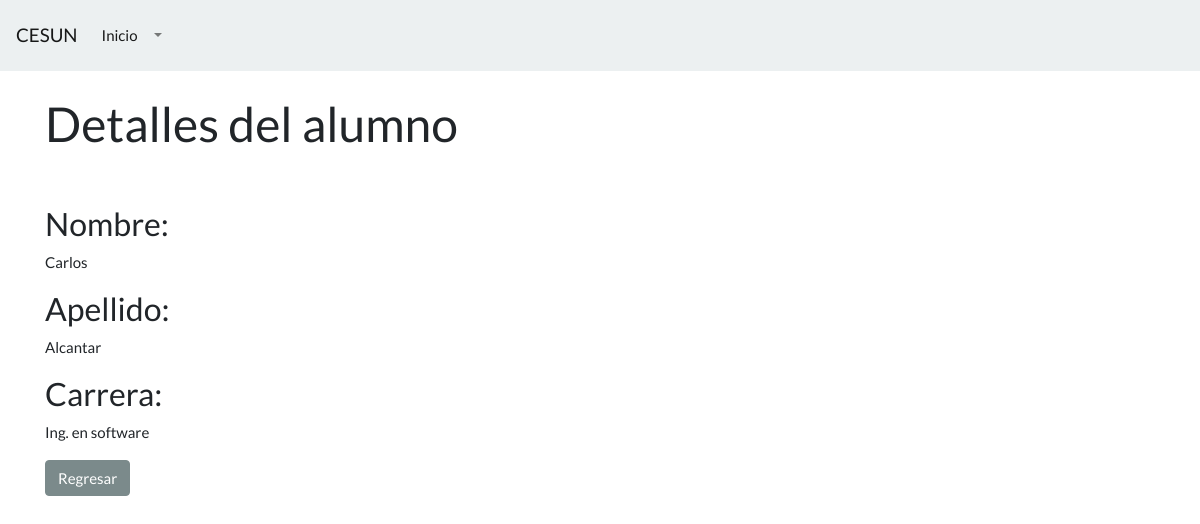
The app's page /alumnosDetalle/1 (signed in) with its own data.
### aplicacion/models.py (models this page shows, shortened)
class Alumno(models.Model):
    nombre=models.CharField(max_length=100)
    apellido=models.CharField(max_length=100)
    carrera=models.ForeignKey(Carrera, on_delete=models.CASCADE)

class Carrera(models.Model):
    nombre=models.CharField(max_length=100)
    def __str__(self):
        return self.nombre

### aplicacion/views.py (the view)
# urls.py: path('alumnosDetalle/<int:pk>', views.AlumnoDetalle.as_view(), name="AlumnoDetalle"),
class AlumnoDetalle(LoginRequiredMixin,generic.DetailView):
    model = Alumno
    template_name = "alumnodetalle.html"
    success_url=reverse_lazy('alumnos')

### aplicacion/templates/alumnodetalle.html
{% extends 'base.html' %}
{% block contenido %}
<h1>Detalles del alumno</h1>
<br>
<br>
    <h3>Nombre:</h3>
    <p>{{object.nombre}}</p>
    <h3>Apellido:</h3>
    <p>{{object.apellido}}</p>
    <h3>Carrera:</h3>
    <p>{{object.carrera}}</p>
    <a class="btn btn-dark" href="javascript:history.back()">Regresar</a>
{% endblock contenido %}

### records on screen
Alumno: nombre "Carlos", apellido "Alcantar", carrera "Ing. en software"
